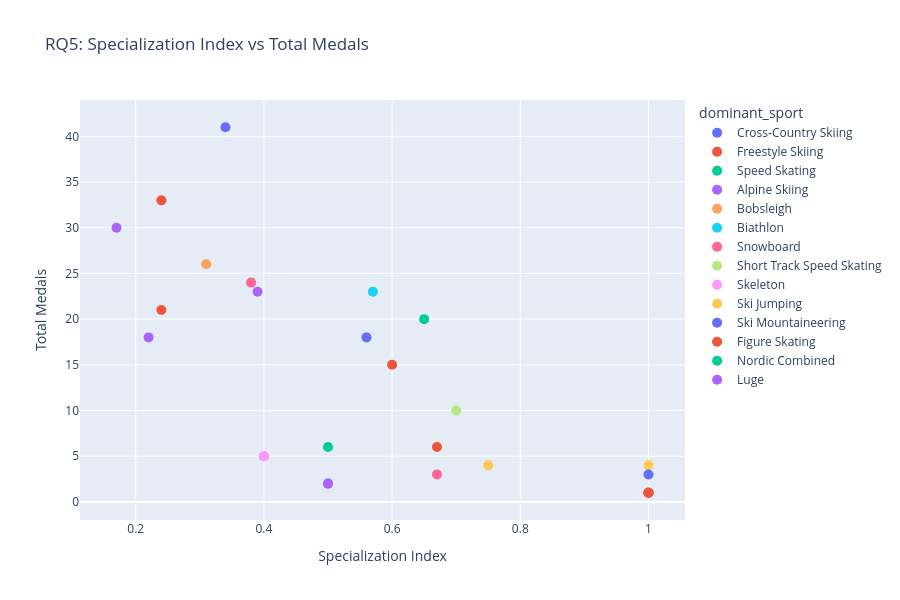

Write notebook code for a chart like this one.
### Markdown cell above
### Scatter Plot: Specialization Index vs Total Medals
To visualize the relationship between specialization and overall medal success, we plot the specialization index against total medal count. Each point represents a country, colored by its dominant sport.

### Code cell
# Scatter plot: specialization index vs total medals, colored by dominant sport
fig = px.scatter(
    spec_df,
    x="spec_index",
    y="Total",
    color="dominant_sport",
    hover_name="Country",
    title="RQ5: Specialization Index vs Total Medals",
    labels={"spec_index": "Specialization Index", "Total": "Total Medals"}
)
fig.update_traces(marker=dict(size=10))
fig.update_layout(height=600)
fig.show()

### Figure 1 — Plotly figure (JSON) as saved in the notebook; plotly's stock layout.template omitted (floating-point values rounded to 4 significant figures)
{"data": [{"hovertemplate": "<b>%{hovertext}</b><br><br>dominant_sport=Cross-Country Skiing<br>Specialization Index=%{x}<br>Total Medals=%{y}<extra></extra>", "hovertext": ["Norway", "Sweden"], "legendgroup": "Cross-Country Skiing", "marker": {"color": "#636efa", "size": 10, "symbol": "circle"}, "mode": "markers", "name": "Cross-Country Skiing", "orientation": "v", "showlegend": true, "type": "scatter", "x": [0.34, 0.56], "xaxis": "x", "y": [41, 18], "yaxis": "y"}, {"hovertemplate": "<b>%{hovertext}</b><br><br>dominant_sport=Freestyle Skiing<br>Specialization Index=%{x}<br>Total Medals=%{y}<extra></extra>", "hovertext": ["United States of America", "Canada", "People's Republic of China", "Australia", "Estonia"], "legendgroup": "Freestyle Skiing", "marker": {"color": "#EF553B", "size": 10, "symbol": "circle"}, "mode": "markers", "name": "Freestyle Skiing", "orientation": "v", "showlegend": true, "type": "scatter", "x": [0.24, 0.24, 0.6, 0.67, 1.0], "xaxis": "x", "y": [33, 21, 15, 6, 1], "yaxis": "y"}, {"hovertemplate": "<b>%{hovertext}</b><br><br>dominant_sport=Speed Skating<br>Specialization Index=%{x}<br>Total Medals=%{y}<extra></extra>", "hovertext": ["Netherlands", "Denmark"], "legendgroup": "Speed Skating", "marker": {"color": "#00cc96", "size": 10, "symbol": "circle"}, "mode": "markers", "name": "Speed Skating", "orientation": "v", "showlegend": true, "type": "scatter", "x": [0.65, 1.0], "xaxis": "x", "y": [20, 1], "yaxis": "y"}, {"hovertemplate": "<b>%{hovertext}</b><br><br>dominant_sport=Alpine Skiing<br>Specialization Index=%{x}<br>Total Medals=%{y}<extra></extra>", "hovertext": ["Italy", "Switzerland", "Austria", "Brazil"], "legendgroup": "Alpine Skiing", "marker": {"color": "#ab63fa", "size": 10, "symbol": "circle"}, "mode": "markers", "name": "Alpine Skiing", "orientation": "v", "showlegend": true, "type": "scatter", "x": [0.17, 0.39, 0.22, 1.0], "xaxis": "x", "y": [30, 23, 18, 1], "yaxis": "y"}, {"hovertemplate": "<b>%{hovertext}</b><br><br>dominant_sport=Bobsleigh<br>Specialization Index=%{x}<br>Total Medals=%{y}<extra></extra>", "hovertext": ["Germany"], "legendgroup": "Bobsleigh", "marker": {"color": "#FFA15A", "size": 10, "symbol": "circle"}, "mode": "markers", "name": "Bobsleigh", "orientation": "v", "showlegend": true, "type": "scatter", "x": [0.31], "xaxis": "x", "y": [26], "yaxis": "y"}, {"hovertemplate": "<b>%{hovertext}</b><br><br>dominant_sport=Biathlon<br>Specialization Index=%{x}<br>Total Medals=%{y}<extra></extra>", "hovertext": ["France", "Bulgaria"], "legendgroup": "Biathlon", "marker": {"color": "#19d3f3", "size": 10, "symbol": "circle"}, "mode": "markers", "name": "Biathlon", "orientation": "v", "showlegend": true, "type": "scatter", "x": [0.57, 0.5], "xaxis": "x", "y": [23, 2], "yaxis": "y"}, {"hovertemplate": "<b>%{hovertext}</b><br><br>dominant_sport=Snowboard<br>Specialization Index=%{x}<br>Total Medals=%{y}<extra></extra>", "hovertext": ["Japan", "Czechia", "New Zealand"], "legendgroup": "Snowboard", "marker": {"color": "#FF6692", "size": 10, "symbol": "circle"}, "mode": "markers", "name": "Snowboard", "orientation": "v", "showlegend": true, "type": "scatter", "x": [0.38, 0.4, 0.67], "xaxis": "x", "y": [24, 5, 3], "yaxis": "y"}, {"hovertemplate": "<b>%{hovertext}</b><br><br>dominant_sport=Short Track Speed Skating<br>Specialization Index=%{x}<br>Total Medals=%{y}<extra></extra>", "hovertext": ["Republic of Korea", "Belgium"], "legendgroup": "Short Track Speed Skating", "marker": {"color": "#B6E880", "size": 10, "symbol": "circle"}, "mode": "markers", "name": "Short Track Speed Skating", "orientation": "v", "showlegend": true, "type": "scatter", "x": [0.7, 1.0], "xaxis": "x", "y": [10, 1], "yaxis": "y"}, {"hovertemplate": "<b>%{hovertext}</b><br><br>dominant_sport=Skeleton<br>Specialization Index=%{x}<br>Total Medals=%{y}<extra></extra>", "hovertext": ["Great Britain"], "legendgroup": "Skeleton", "marker": {"color": "#FF97FF", "size": 10, "symbol": "circle"}, "mode": "markers", "name": "Skeleton", "orientation": "v", "showlegend": true, "type": "scatter", "x": [0.4], "xaxis": "x", "y": [5], "yaxis": "y"}, {"hovertemplate": "<b>%{hovertext}</b><br><br>dominant_sport=Ski Jumping<br>Specialization Index=%{x}<br>Total Medals=%{y}<extra></extra>", "hovertext": ["Slovenia", "Poland"], "legendgroup": "Ski Jumping", "marker": {"color": "#FECB52", "size": 10, "symbol": "circle"}, "mode": "markers", "name": "Ski Jumping", "orientation": "v", "showlegend": true, "type": "scatter", "x": [1.0, 0.75], "xaxis": "x", "y": [4, 4], "yaxis": "y"}, {"hovertemplate": "<b>%{hovertext}</b><br><br>dominant_sport=Ski Mountaineering<br>Specialization Index=%{x}<br>Total Medals=%{y}<extra></extra>", "hovertext": ["Spain"], "legendgroup": "Ski Mountaineering", "marker": {"color": "#636efa", "size": 10, "symbol": "circle"}, "mode": "markers", "name": "Ski Mountaineering", "orientation": "v", "showlegend": true, "type": "scatter", "x": [1.0], "xaxis": "x", "y": [3], "yaxis": "y"}, {"hovertemplate": "<b>%{hovertext}</b><br><br>dominant_sport=Figure Skating<br>Specialization Index=%{x}<br>Total Medals=%{y}<extra></extra>", "hovertext": ["Kazakhstan", "Georgia"], "legendgroup": "Figure Skating", "marker": {"color": "#EF553B", "size": 10, "symbol": "circle"}, "mode": "markers", "name": "Figure Skating", "orientation": "v", "showlegend": true, "type": "scatter", "x": [1.0, 1.0], "xaxis": "x", "y": [1, 1], "yaxis": "y"}, {"hovertemplate": "<b>%{hovertext}</b><br><br>dominant_sport=Nordic Combined<br>Specialization Index=%{x}<br>Total Medals=%{y}<extra></extra>", "hovertext": ["Finland"], "legendgroup": "Nordic Combined", "marker": {"color": "#00cc96", "size": 10, "symbol": "circle"}, "mode": "markers", "name": "Nordic Combined", "orientation": "v", "showlegend": true, "type": "scatter", "x": [0.5], "xaxis": "x", "y": [6], "yaxis": "y"}, {"hovertemplate": "<b>%{hovertext}</b><br><br>dominant_sport=Luge<br>Specialization Index=%{x}<br>Total Medals=%{y}<extra></extra>", "hovertext": ["Latvia"], "legendgroup": "Luge", "marker": {"color": "#ab63fa", "size": 10, "symbol": "circle"}, "mode": "markers", "name": "Luge", "orientation": "v", "showlegend": true, "type": "scatter", "x": [0.5], "xaxis": "x", "y": [2], "yaxis": "y"}], "layout": {"height": 600, "legend": {"title": {"text": "dominant_sport"}, "tracegroupgap": 0}, "title": {"text": "RQ5: Specialization Index vs Total Medals"}, "xaxis": {"anchor": "y", "domain": [0, 1], "title": {"text": "Specialization Index"}}, "yaxis": {"anchor": "x", "domain": [0, 1], "title": {"text": "Total Medals"}}}}
